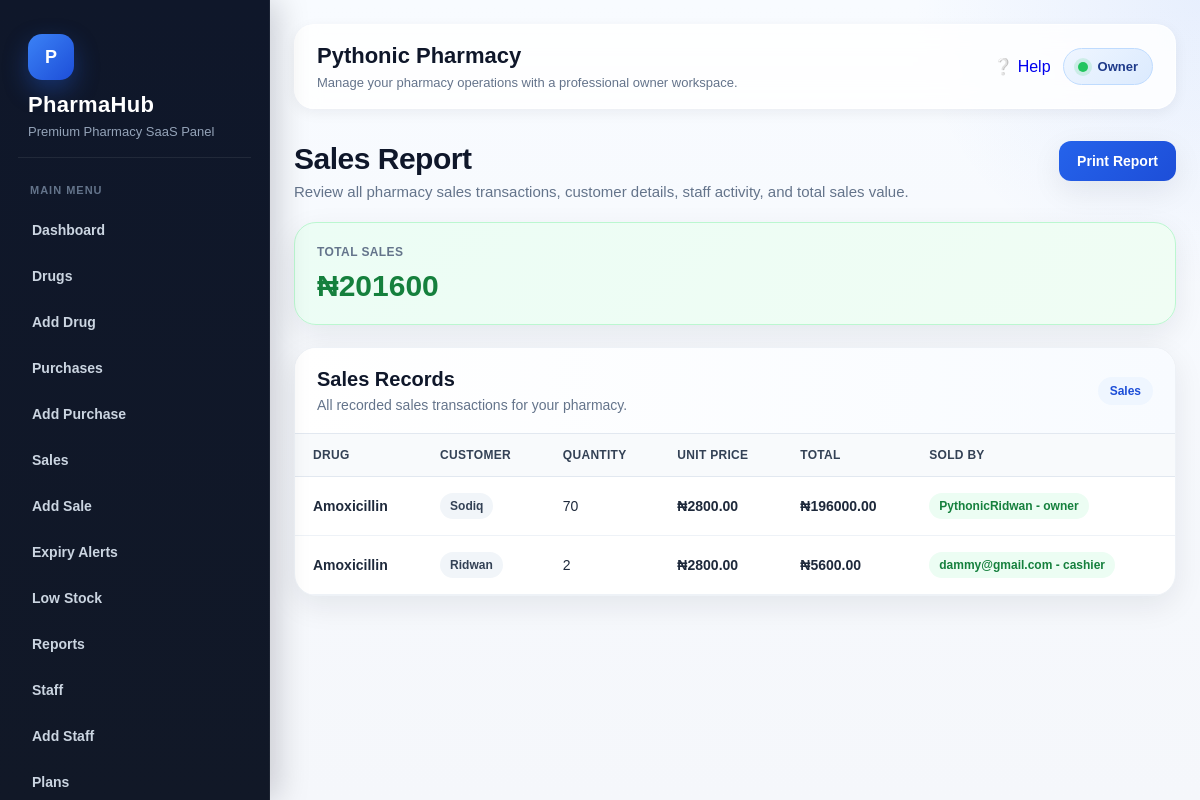
/reports/sales/ (signed in), run on an earlier commit of the app's database.
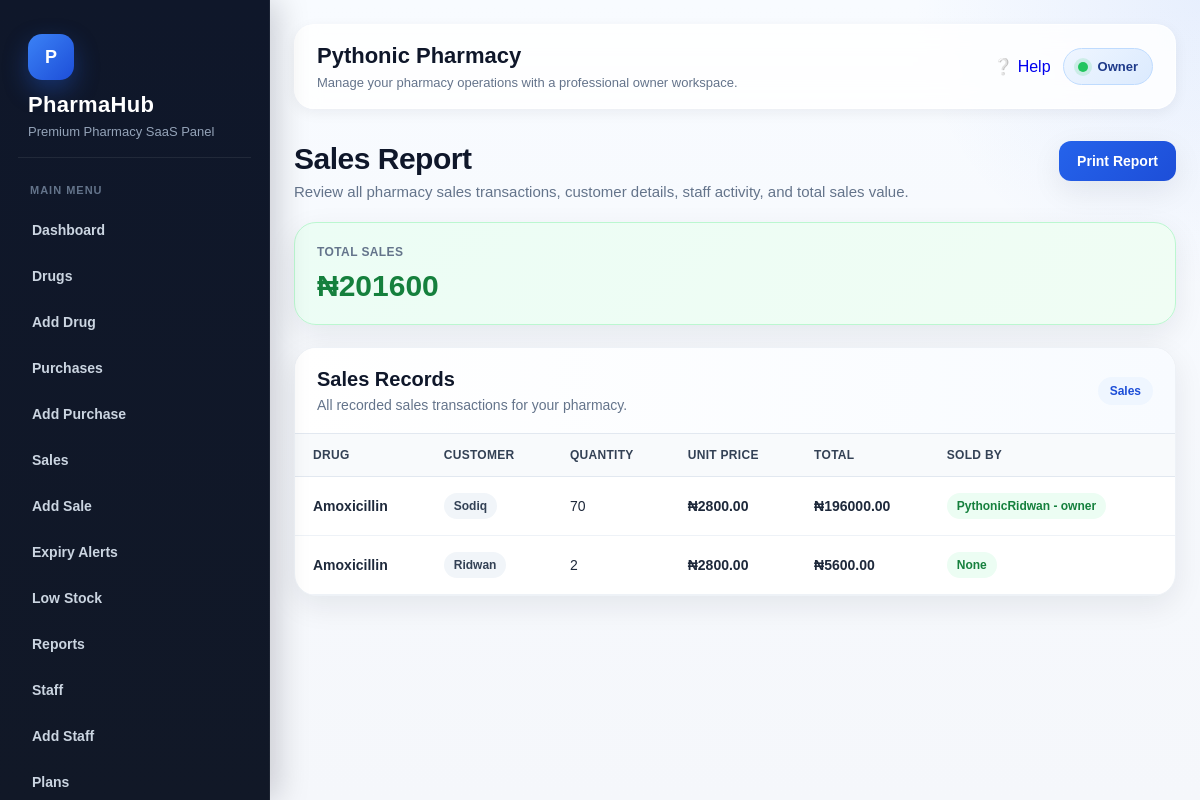
And on a later commit of the database.
### sales/models.py (models this page shows, shortened)
class Sale(models.Model):
    pharmacy = models.ForeignKey(
        Pharmacy,
        on_delete=models.CASCADE,
        related_name='sales'
    )
    drug = models.ForeignKey(
        Drug,
        on_delete=models.CASCADE,
        related_name='sales'
    )
    sold_by = models.ForeignKey(
        settings.AUTH_USER_MODEL,
        on_delete=models.SET_NULL,
        null=True,
        blank=True
    )
    customer_name = models.CharField(max_length=255, blank=True, null=True)
    quantity = models.PositiveIntegerField()
    unit_price = models.DecimalField(max_digits=12, decimal_places=2)
    total_price = models.DecimalField(max_digits=12, decimal_places=2, blank=True, null=True)
    note = models.TextField(blank=True, null=True)
    date = models.DateTimeField(auto_now_add=True)
    class Meta:
        ordering = ['-date']

### accounts/models.py (models this page shows, shortened)
class User(AbstractUser):
    ROLE_CHOICES = (
        ('owner', 'Owner'),
        ('admin', 'Admin'),
        ('pharmacist', 'Pharmacist'),
        ('cashier', 'Cashier'),
        ('staff', 'Staff'),
    )
    pharmacy = models.ForeignKey(
        Pharmacy,
        on_delete=models.CASCADE,
        related_name='users',
        null=True,
        blank=True
    )
    role = models.CharField(max_length=20, choices=ROLE_CHOICES, default='staff')
    def __str__(self):
        return f"{self.username} - {self.role}"

### drugs/models.py (models this page shows, shortened)
class Drug(models.Model):
    pharmacy = models.ForeignKey(
        Pharmacy,
        on_delete=models.CASCADE,
        related_name='drugs'
    )
    drug_name = models.CharField(max_length=255)
    category = models.CharField(max_length=100, blank=True, null=True)
    batch_number = models.CharField(max_length=100, blank=True, null=True)
    quantity = models.PositiveIntegerField(default=0)
    unit_price = models.DecimalField(max_digits=12, decimal_places=2, default=0.00)
    expiry_date = models.DateField()
    manufacturer = models.CharField(max_length=255, blank=True, null=True)
    created_at = models.DateTimeField(auto_now_add=True)
    class Meta:
        ordering = ['drug_name']

### subscriptions/decorators.py (the view)
    def wrapper(request, *args, **kwargs):
        user = request.user
        if not hasattr(user, 'pharmacy') or user.pharmacy is None:
            messages.error(request, "You are not assigned to any pharmacy.")
            return redirect('dashboard')
        subscription = Subscription.objects.filter(
            pharmacy=user.pharmacy,
            is_current=True
        ).first()
        if subscription is None:
            messages.error(request, "No subscription found. Please choose a plan.")
            return redirect('plan_list')
        today = timezone.now().date()
        if subscription.status in ['trial', 'active']:
            if not subscription.end_date or subscription.end_date >= today:
                return view_func(request, *args, **kwargs)
        messages.error(request, "Your subscription is inactive or expired. Please renew to continue.")
        return redirect('plan_list')

### reports/views.py (called while the page is built)
def check_access(request):
    if request.user.role not in ALLOWED_ROLES:
        raise PermissionDenied("You do not have permission to view reports.")
    if not hasattr(request.user, 'pharmacy') or request.user.pharmacy is None:
        messages.error(request, "You are not assigned to any pharmacy.")
        return None
    return request.user.pharmacy

@login_required
@subscription_required
@pharmacy_active_required
def sales_report(request):
    pharmacy = check_access(request)
    if not pharmacy:
        return redirect('dashboard')
    sales = Sale.objects.filter(pharmacy=pharmacy).select_related('drug', 'sold_by')
    total_sales = sales.aggregate(total=Sum('total_price'))['total'] or 0
    return render(request, 'reports/sales_report.html', {
        'pharmacy_name': pharmacy.name,
        'sales': sales,
        'total_sales': total_sales,
    })

### templates/reports/sales_report.html (shortened to what this page needs)
{% extends 'base.html' %}
{% block content %}
<div class="page-shell">
    <div class="page-header">
        <div>
            <h2>Sales Report</h2>
            <p>Review all pharmacy sales transactions, customer details, staff activity, and total sales value.</p>
        </div>
        <a href="{% url 'print_sales_report' %}" class="btn-main" target="_blank">Print Report</a>
    </div>
    <div class="summary-card">
        <div class="summary-label">Total Sales</div>
        <p class="summary-value">₦{{ total_sales }}</p>
    </div>
    <div class="table-card">
        <div class="table-card-header">
            <div>
                <h3>Sales Records</h3>
                <p>All recorded sales transactions for your pharmacy.</p>
            </div>
            <span class="section-pill">Sales</span>
        </div>
        <div class="table-wrap">
            <table class="premium-table">
                <thead>
                    <tr>
                        <th>Drug</th>
                        <th>Customer</th>
                        <th>Quantity</th>
                        <th>Unit Price</th>
                        <th>Total</th>
                        <th>Sold By</th>
                        <th>Date</th>
                    </tr>
                </thead>
                <tbody>
                    {% for sale in sales %}
                    <tr>
                        <td class="drug-name">{{ sale.drug.drug_name }}</td>
                        <td><span class="customer-badge">{{ sale.customer_name }}</span></td>
                        <td>{{ sale.quantity }}</td>
                        <td class="amount">₦{{ sale.unit_price }}</td>
                        <td class="amount">₦{{ sale.total_price }}</td>
                        <td><span class="staff-badge">{{ sale.sold_by }}</span></td>
                        <td>{{ sale.date }}</td>
                    </tr>
                    {% empty %}
                    <tr>
                        <td colspan="7" class="empty-state">No sales records found.</td>
                    </tr>
                    {% endfor %}
                </tbody>
            </table>
        </div>
    </div>
</div>
{% endblock %}

What changed in the data, as far as the page shows it:
changed Sale "Ridwan": sold_by "dammy@gmail.com - cashier" → "None"
